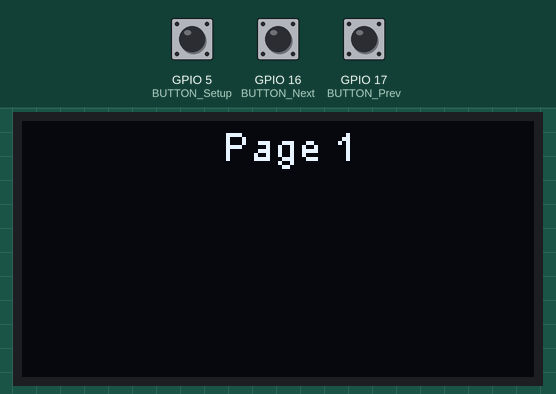
This sketch was run on a simulated ESP32. Parts: 128×64 one-colour display. Inputs (shaded band) come from the test bench; at power-on: GPIO 5 (BUTTON_Setup) LOW, GPIO 16 (BUTTON_Next) LOW, GPIO 17 (BUTTON_Prev) LOW. What the sketch prints to the serial monitor is not drawn.

Above: at 1.2 s.
1.3 s: GPIO 5 (BUTTON_Setup) pulled HIGH for 0.15 s
At 1.9 s:
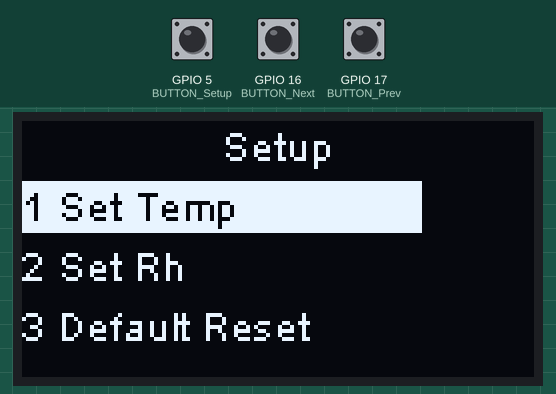
3.0 s: GPIO 16 (BUTTON_Next) pulled HIGH for 0.15 s
At 3.6 s:
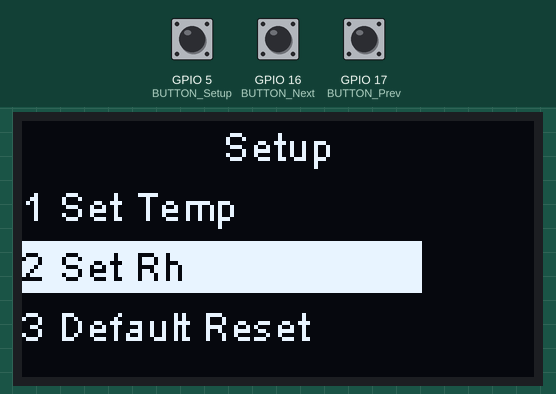
4.7 s: GPIO 16 (BUTTON_Next) pulled HIGH for 1 s
At 6.9 s:
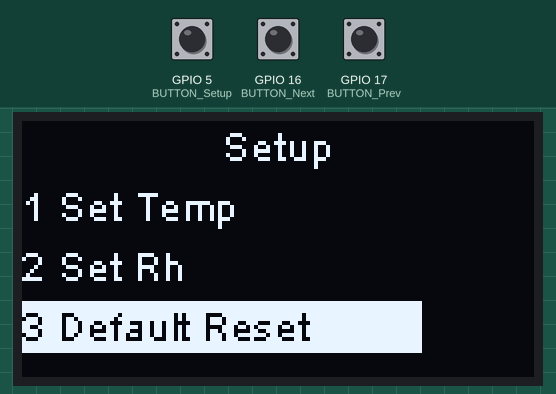
7.2 s: GPIO 17 (BUTTON_Prev) pulled HIGH for 0.15 s
At 8.3 s:
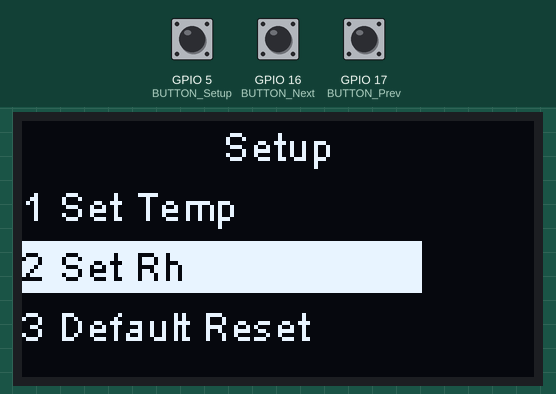
8.9 s: GPIO 5 (BUTTON_Setup) pulled HIGH for 1 s
At 11.2 s:
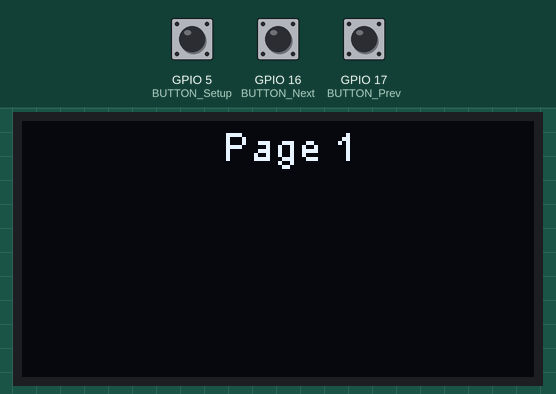
11.5 s: GPIO 17 (BUTTON_Prev) pulled HIGH for 1 s
At 13.3 s:
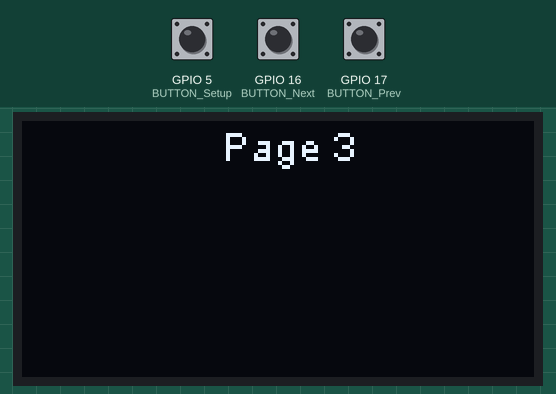
Timing chart, 0 to 14.8 s (numbered marks = the images above; inputs shaded):
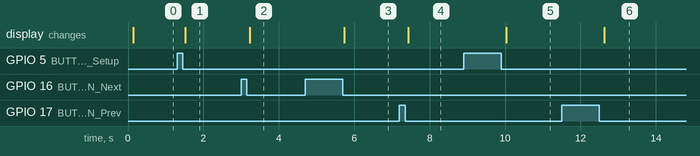

The sketch:

Oledpage.ino
```cpp
#include <Wire.h> // Only needed for Arduino 1.6.5 and earlier
#include "SSD1306.h"
SSD1306 display(0x3c, 21, 22);
const int BUTTON_Next = 16;
const int BUTTON_Prev = 17;
const int BUTTON_Setup = 5;
int page = 1;
void setup() {
  Wire.begin();
  Serial.begin(115200);
  pinMode(BUTTON_Next, INPUT_PULLDOWN);
  pinMode(BUTTON_Prev, INPUT_PULLDOWN);
  pinMode(BUTTON_Setup, INPUT_PULLDOWN);
  // Initialising the UI will init the display too.
  display.init();
  display.flipScreenVertically();
  display.setFont(ArialMT_Plain_10);
  display.setTextAlignment(TEXT_ALIGN_LEFT);
  display.clear();
}

bool spage = true;
bool setup_page = false;
int setup_line = 1;
String Line[4] = {"","1 Set Temp","2 Set Rh","3 Default Reset"};
void loop(){
  int ppage = page;
  int psetup_line = setup_line;
  if (digitalRead(BUTTON_Next) == HIGH)
  { // Check if button has been pressed
    while (digitalRead(BUTTON_Next) == HIGH)
    { delay(100); }
    Serial.println("Press Next");
    if (setup_page) {
      setup_line++;
      if (setup_line>3) { setup_line = 3; }
    } else {
      page++;
      if (page>3) { page = 1; }
    }
  }
  if (digitalRead(BUTTON_Prev) == HIGH)
  { // Check if button has been pressed
    while (digitalRead(BUTTON_Prev) == HIGH)
    { delay(100); }
    Serial.println("Press Prev");
    if (setup_page) {
      setup_line = setup_line-1;
      if (setup_line==0) { setup_line = 1; }
    } else {
      page = page-1;
      if (page==0) { page = 3; }
    }
  }
  if (digitalRead(BUTTON_Setup) == HIGH)
  { // Check if button has been pressed
    while (digitalRead(BUTTON_Setup) == HIGH)
    { delay(100); }
    Serial.println("Press Setup");
    if (setup_page) {
      setup_page = false;
      spage = true;
    } else {
      setup_page = true;
    }
  }
  if (setup_page) {
    display.clear();
    display.drawString(50,0,"Setup");
    int i;
    for (i=1; i<4; i++)
    {
      display.drawString(0,15*i,Line[i]);
    }
    if (psetup_line!=setup_line) {
      display.setColor(BLACK);
      display.fillRect(0,15*psetup_line,100,13);
      display.setColor(WHITE);
      display.drawString(0,15*psetup_line,Line[psetup_line]);
      display.display();
    }
    display.fillRect(0,15*setup_line,100,13);
    display.setColor(BLACK);
    display.drawString(0,15*setup_line,Line[setup_line]);
    display.setColor(WHITE);
    display.display();
    delay(100);
  } else {
    if (ppage!=page || spage) {
      if (spage) { display.clear(); }
      delay(100);
      spage = false;
      display.setColor(BLACK);
      display.fillRect(50,0,40,13);
      display.display();
      display.setColor(WHITE);
      display.drawString(50,0,"Page "+String(page));
      display.display();
      delay(100);
    }
  }
}
```

Measured:
- after the input at 1.3 s, the display: changes after 0.21 s (image 1)
- after the input at 3.0 s, the display: changes after 0.23 s (image 2)
- after the input at 4.7 s, the display: changes after 1.0 s (image 3)
- after the input at 7.2 s, the display: changes after 0.23 s (image 4)
- after the input at 8.9 s, the display: changes after 1.1 s (image 5)
- after the input at 11.5 s, the display: changes after 1.1 s (image 6)
